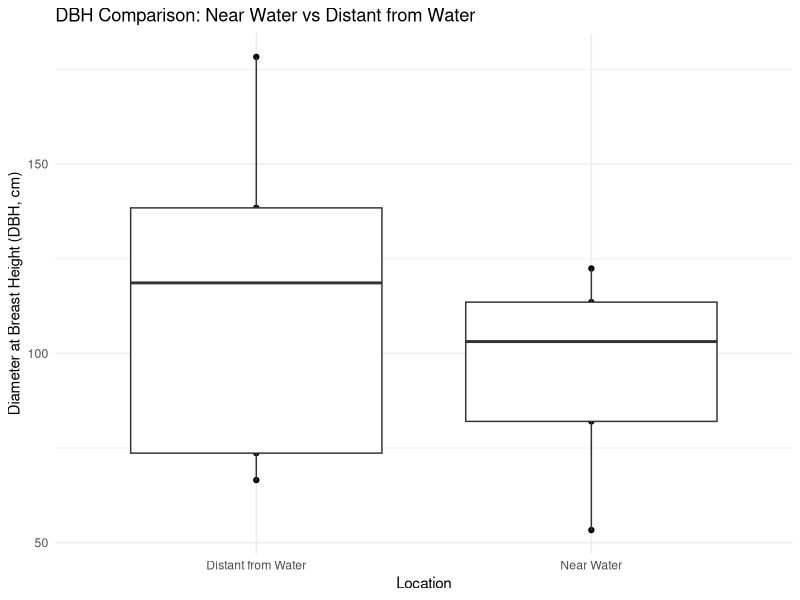

Write R code to recreate this figure.
## ---- chunk 1
library(knitr)
library(ggplot2)
library(dplyr)
library(tidyr)
library(kableExtra)
## ---- chunk 2
# Generate variables for each set of vectors
dbh_near_water <- c(48.2, 32.3, 40.6, 21.0, 44.7)
dbh_distant_from_water <- c(54.5, 70.2, 29.0, 26.2, 46.7)

# Convert DBH from inches to centimeters
dbh_near_water <- dbh_near_water * 2.54
dbh_distant_from_water <- dbh_distant_from_water * 2.54

# Merge datasets and reshape for plotting
df_near_water <- data.frame(DBH = dbh_near_water, Location = "Near Water")
df_distant_from_water <- data.frame(DBH = dbh_distant_from_water, Location = "Distant from Water")

# Combine datasets
combined_df <- rbind(df_near_water, df_distant_from_water)

# Add a column for biomass
combined_df$"Biomass (kg/tree)" <- (41.173 * combined_df$DBH - 409.5)


# Add a column for Carbon (kg/tree)
combined_df$"Carbon (kg/tree)" <- combined_df$Biomass * 0.45

combined_df$"CO2_per_tree (kg/tree)" <- (combined_df$Carbon * 3.66666666667)
## ---- chunk 3
combined_df %>%
  kable(digits = 4) %>%
  kable_styling(bootstrap_options = "striped", "hover")
## ---- chunk 4
combined_df %>%
  group_by(Location) %>%
summarise( "average CO2 (kg CO2/tree)" = mean(`Carbon (kg/tree)`),
           ) %>%
kable(digits = 0) %>%
  kable_styling(bootstrap_options = "striped", "hover")
## ---- chunk 5
# Plot the data
ggplot(combined_df) +
  geom_point(aes(Location,DBH)) +
  geom_boxplot(aes(Location,DBH)) +
  labs(title = "DBH Comparison: Near Water vs Distant from Water",
       x = "Location",
       y = "Diameter at Breast Height (DBH, cm)") +
  theme_minimal()
## ---- chunk 6
t.test(dbh_distant_from_water,dbh_near_water)
